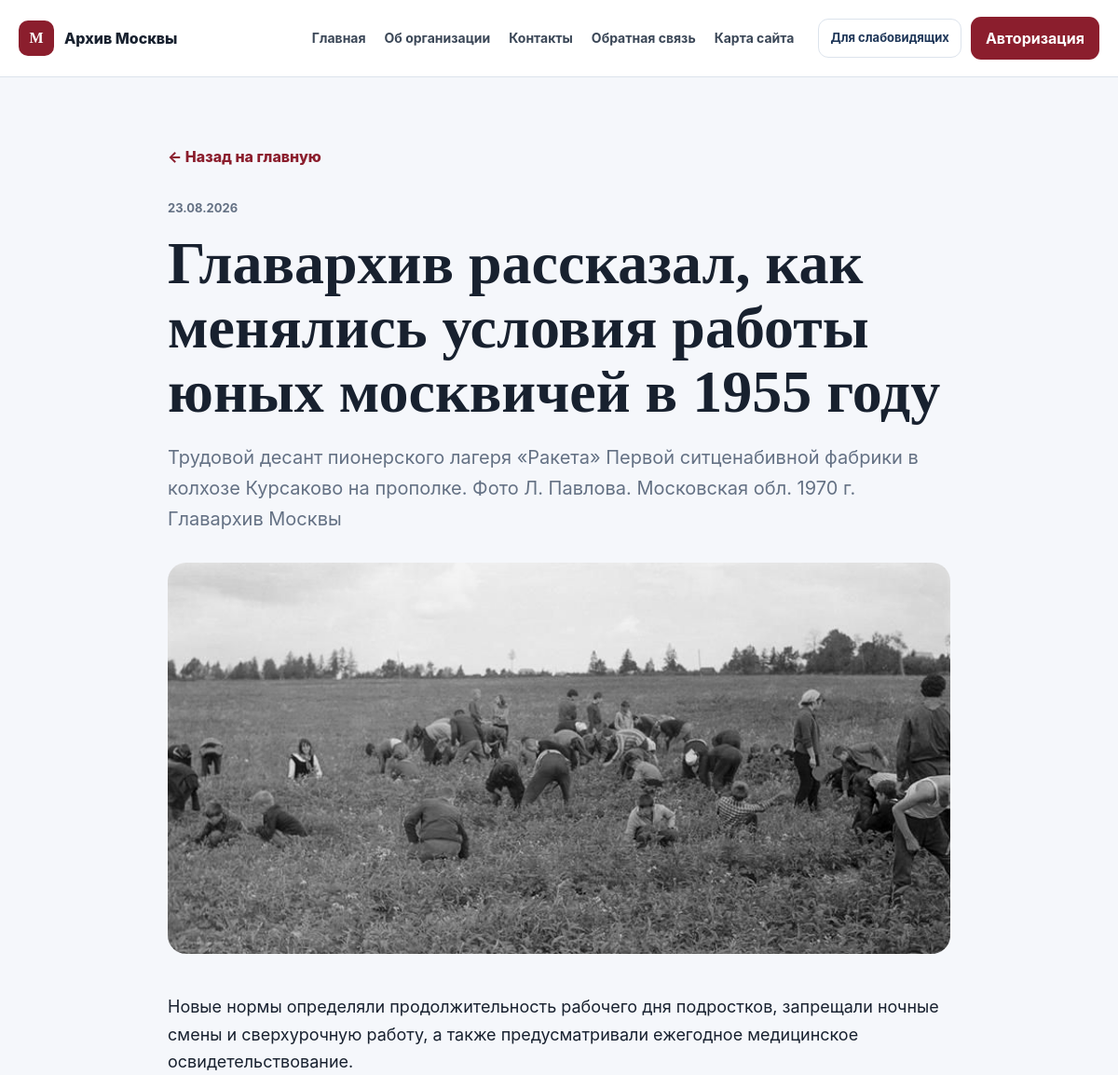
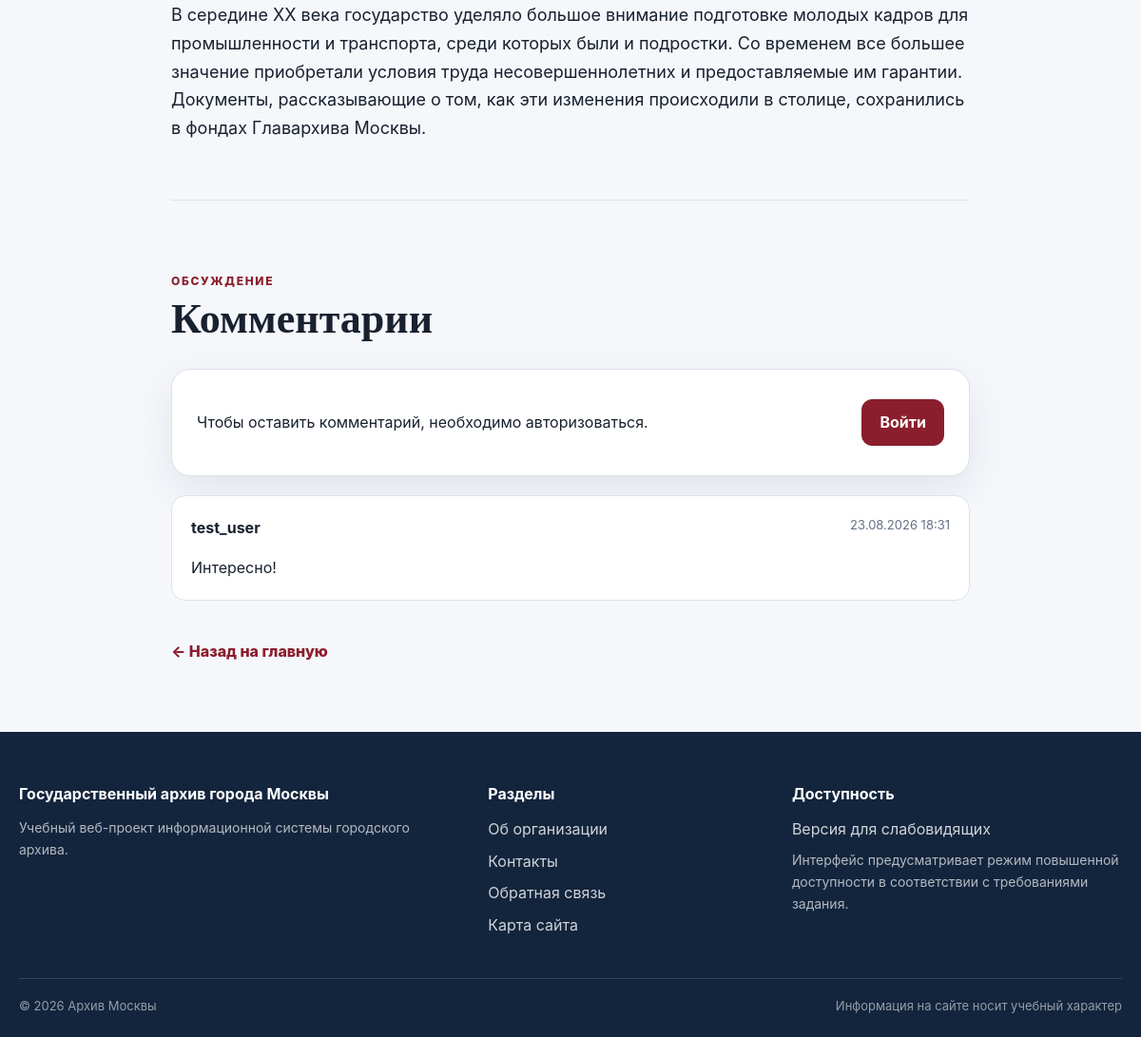
Screenshot of /article/glavarhiv-rasskazal-kak-menyalis-usloviya-raboty-yunyh-moskvichej-v-1955-godu/ with the database file from the repository (2 pictures, top to bottom).
### archive_app/models.py (models this page shows, shortened)
class Article(models.Model):
    title = models.CharField('Заголовок', max_length=200)
    slug = models.SlugField('Адрес статьи', max_length=220, unique=True)
    summary = models.TextField('Краткое описание', max_length=500)
    cover = models.ImageField('Изображение карточки', upload_to='articles/covers/')
    published_at = models.DateTimeField('Дата публикации', auto_now_add=True)
    updated_at = models.DateTimeField('Дата изменения', auto_now=True)
    is_published = models.BooleanField('Опубликовано', default=True)
    class Meta:
        ordering = ['-published_at']
        verbose_name = 'Статья'
        verbose_name_plural = 'Статьи'

class ArticleBlock(models.Model):
    BLOCK_TYPES = (
        ('text', 'Текст'),
        ('image', 'Изображение'),
    )
    article = models.ForeignKey(
        Article,
        on_delete=models.CASCADE,
        related_name='blocks',
        verbose_name='Статья',
    )
    order = models.PositiveIntegerField('Порядок', default=0)
    block_type = models.CharField('Тип блока', max_length=10, choices=BLOCK_TYPES)
    text = models.TextField('Текст', blank=True)
    image = models.ImageField('Изображение', upload_to='articles/content/', blank=True, null=True)
    image_alt = models.CharField('Описание изображения', max_length=255, blank=True)
    caption = models.CharField('Подпись', max_length=255, blank=True)
    class Meta:
        ordering = ['order', 'id']
        verbose_name = 'Блок статьи'
        verbose_name_plural = 'Блоки статьи'

class Comment(models.Model):
    article = models.ForeignKey(Article, on_delete=models.CASCADE, related_name='comments', verbose_name='Статья')
    author = models.ForeignKey(User, on_delete=models.CASCADE, related_name='archive_comments', verbose_name='Автор')
    text = models.TextField('Комментарий', max_length=2000)
    created_at = models.DateTimeField('Дата', auto_now_add=True)
    is_visible = models.BooleanField('Показывать', default=True)
    class Meta:
        ordering = ['created_at']
        verbose_name = 'Комментарий'
        verbose_name_plural = 'Комментарии'

### archive_app/views.py (the view)
# urls.py: path('article/<slug:slug>/', views.article_detail, name='article_detail'),
@require_http_methods(['GET', 'POST'])
def article_detail(request, slug):
    article = get_object_or_404(
        Article.objects.prefetch_related('blocks', 'comments__author'),
        slug=slug,
        is_published=True,
    )
    if request.method == 'POST':
        if not request.user.is_authenticated:
            messages.info(request, 'Для добавления комментария необходимо авторизоваться.')
            return redirect(f"/login/?next={request.path}")
        form = CommentForm(request.POST)
        if form.is_valid():
            comment = form.save(commit=False)
            comment.article = article
            comment.author = request.user
            comment.save()
            messages.success(request, 'Комментарий добавлен.')
            return redirect('article_detail', slug=article.slug)
    else:
        form = CommentForm()
    comments = article.comments.filter(is_visible=True).select_related('author')
    return render(
        request,
        'archive_app/article_detail.html',
        {'article': article, 'comments': comments, 'comment_form': form},
    )

### templates/archive_app/article_detail.html (shortened to what this page needs)
{% extends 'archive_app/base.html' %}
{% block content %}
<section class="article-page section">
    <div class="container narrow">
        <a class="back-link" href="{% url 'home' %}">← Назад на главную</a>
        <header class="article-header">
            <time datetime="{{ article.published_at|date:'c' }}">{{ article.published_at|date:'d.m.Y' }}</time>
            <h1>{{ article.title }}</h1>
            <p class="lead">{{ article.summary }}</p>
            <img class="article-cover" src="{{ article.cover.url }}" alt="Обложка статьи {{ article.title }}">
        </header>
        <div class="article-content">
            {% for block in article.blocks.all %}
                {% if block.block_type == 'text' %}
                    {% if block.text %}<div class="text-block">{{ block.text|linebreaks }}</div>{% endif %}
                {% elif block.block_type == 'image' and block.image %}
                    <figure>
                        <img src="{{ block.image.url }}" alt="{{ block.image_alt|default:article.title }}">
                        {% if block.caption %}<figcaption>{{ block.caption }}</figcaption>{% endif %}
                    </figure>
                {% endif %}
            {% empty %}
                <p>Содержимое статьи пока не добавлено.</p>
            {% endfor %}
        </div>
        <section class="comments" aria-labelledby="comments-title">
            <div class="section-heading compact">
                <div><span class="eyebrow">Обсуждение</span><h2 id="comments-title">Комментарии</h2></div>
            </div>
            {% if user.is_authenticated %}
                <form method="post" class="panel form-panel">
                    {% csrf_token %}
                    {{ comment_form.non_field_errors }}
                    <label for="{{ comment_form.text.id_for_label }}">Ваш комментарий</label>
                    {{ comment_form.text }}
                    {% for error in comment_form.text.errors %}<div class="field-error">{{ error }}</div>{% endfor %}
                    <button class="primary-btn" type="submit">Отправить</button>
                </form>
            {% else %}
                <div class="panel login-notice">
                    <p>Чтобы оставить комментарий, необходимо авторизоваться.</p>
                    <a class="primary-btn" href="{% url 'login' %}?next={{ request.path|urlencode }}">Войти</a>
                </div>
            {% endif %}
            <div class="comment-list">
                {% for comment in comments %}
                    <article class="comment">
                        <div class="comment-meta"><strong>{{ comment.author.username }}</strong><time>{{ comment.created_at|date:'d.m.Y H:i' }}</time></div>
                        <p>{{ comment.text|linebreaksbr }}</p>
                    </article>
                {% empty %}
                    <p class="muted">Комментариев пока нет.</p>
                {% endfor %}
            </div>
        </section>
        <a class="back-link bottom" href="{% url 'home' %}">← Назад на главную</a>
    </div>
</section>
{% endblock %}

### static/css/style.css (style rules this page uses)
:root { --bg: #f5f7fb; --surface: #ffffff; --surface-2: #eef3f8; --text: #18212f; --muted: #647184; --line: #dce3ec; --primary: #8b1e2d; --primary-dark: #681520; --navy: #1e3658; --shadow: 0 14px 40px rgba(25, 45, 70, .09); --radius: 20px; }
* { box-sizing: border-box; }
html { scroll-behavior: smooth; }
body { margin: 0; background: var(--bg); color: var(--text); font-family: Inter, "Segoe UI", Arial, sans-serif; line-height: 1.65; }
a { color: inherit; }
img { max-width: 100%; display: block; }
button, a { -webkit-tap-highlight-color: transparent; }
.container { width: min(1180px, calc(100% - 40px)); margin: 0 auto; }
.narrow { width: min(840px, calc(100% - 40px)); }
.section { padding: 72px 0; }
.eyebrow { color: var(--primary); font-size: 12px; font-weight: 850; letter-spacing: .14em; text-transform: uppercase; }
.section-heading { display: flex; justify-content: space-between; align-items: end; margin-bottom: 28px; }
.section-heading.compact { margin-top: 70px; }
.section-heading h2 { margin: 5px 0 0; font-family: Georgia, serif; font-size: clamp(30px, 4vw, 44px); line-height: 1.1; }
.primary-btn, .outline-btn { display: inline-flex; justify-content: center; align-items: center; min-height: 44px; padding: 10px 18px; border-radius: 11px; text-decoration: none; font-weight: 750; cursor: pointer; }
.primary-btn { background: var(--primary); color: #fff; border: 1px solid var(--primary); }
.card-body time, .article-header time { font-size: 13px; color: var(--muted); font-weight: 700; }
.content-card, .sitemap-card, .panel, .auth-card { background: #fff; border: 1px solid var(--line); border-radius: var(--radius); box-shadow: var(--shadow); }
.article-header h1 { margin: 12px 0 18px; font-family: Georgia, serif; font-size: clamp(38px, 6vw, 64px); line-height: 1.08; }
.article-header .lead { font-size: 20px; color: var(--muted); }
.article-cover { width: 100%; max-height: 540px; object-fit: cover; border-radius: 20px; margin: 30px 0 42px; }
.back-link { display: inline-block; margin-bottom: 28px; color: var(--primary); font-weight: 800; text-decoration: none; }
.back-link.bottom { margin: 40px 0 0; }
.article-content { font-size: 18px; }
.article-content .text-block { margin: 24px 0; }
.comments { border-top: 1px solid var(--line); margin-top: 60px; }
.panel { padding: 26px; }
.comment-list { margin-top: 20px; display: grid; gap: 14px; }
.comment { padding: 20px; border: 1px solid var(--line); border-radius: 15px; background: #fff; }
.comment-meta { display: flex; justify-content: space-between; gap: 16px; }
.comment-meta time { color: var(--muted); font-size: 13px; }
.comment p { margin-bottom: 0; }
.login-notice { display: flex; justify-content: space-between; align-items: center; gap: 20px; }

### rows the page displays
Article: published_at "23.08.2026", title "Главархив рассказал, как менялись условия работы юных москвичей в 1955 году", summary "Трудовой десант пионерского лагеря «Ракета» Первой ситценабивной фабрики в колхозе Курсаково на прополке. Фото Л. Павлова. Московская обл. 1970 г. Главархив Москвы", cover (picture)
ArticleBlock: text "Новые нормы определяли продолжительность рабочего дня подростков, запрещали ночные смены и сверхурочную работу, а также предусматривали ежегодное медицинское освидетельствование. В середине ХХ века государство уделяло большое внимание подготовке молодых кадров для промышленности и транспорта, среди которых были и подростки. Со временем все большее значение приобретали условия труда несовершеннолетних и предоставляемые им гарантии. Документы, рассказывающие о том, как эти изменения происходили в столице, сохранились в фондах Главархива Москвы."
Comment: author.username "test_user", created_at "23.08.2026 18:31", text "Интересно!"
